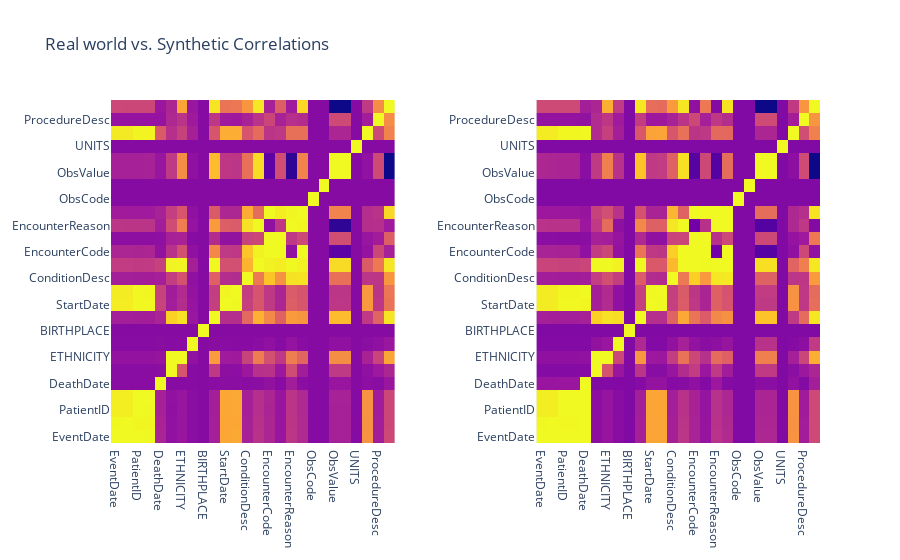

The cell this chart's notebook holds for it:
### Markdown cell above
## Plot correlations

Use the `_get_correlation_matrix` from `gretel-synthetics` to compare correlations between the real world and synthetic datasets.

### Code cell
import plotly.express as px
import plotly.graph_objects as go
from plotly.subplots import make_subplots

from gretel_synthetics.utils.header_clusters import _get_correlation_matrix


def plot_correlations(real_df: pd.DataFrame, synthetic_df: pd.DataFrame):
    s_corr = _get_correlation_matrix(real_df)
    r_corr = _get_correlation_matrix(synthetic_df)

    fig = make_subplots(rows=1, cols=2, horizontal_spacing=0.2)
    fig.update_layout(title_text="Real world vs. Synthetic Correlations")
    trace1 = go.Heatmap(z=r_corr, y=r_corr.index, x=r_corr.columns)
    trace2 = go.Heatmap(z=s_corr, y=s_corr.index, x=s_corr.columns)
    fig.add_trace(trace1, row=1, col=1)
    fig.add_trace(trace2, row=1, col=2)
    fig.update_traces(showscale=False)
    fig.show()

plot_correlations(DF, synthetic)

### Figure 1 — Plotly figure (JSON) as saved in the notebook; plotly's stock layout.template omitted (floating-point values rounded to 4 significant figures; data arrays with more than 128 entries replaced by an {"elided": "..."} marker saying what was removed)
{"data": [{"showscale": false, "type": "heatmap", "x": ["EventDate", "DATE", "PatientID", "BirthDate", "DeathDate", "RACE", "ETHNICITY", "GENDER", "BIRTHPLACE", "ADDRESS", "StartDate", "EndDate", "ConditionDesc", "EncounterID", "EncounterCode", "EncounterDesc", "EncounterReason", "EncounterReasonDesc", "ObsCode", "ObsDesc", "ObsValue", "ObsValueFloat", "UNITS", "ProcedureDate", "ProcedureDesc", "ProcedureReason"], "xaxis": "x", "y": ["EventDate", "DATE", "PatientID", "BirthDate", "DeathDate", "RACE", "ETHNICITY", "GENDER", "BIRTHPLACE", "ADDRESS", "StartDate", "EndDate", "ConditionDesc", "EncounterID", "EncounterCode", "EncounterDesc", "EncounterReason", "EncounterReasonDesc", "ObsCode", "ObsDesc", "ObsValue", "ObsValueFloat", "UNITS", "ProcedureDate", "ProcedureDesc", "ProcedureReason"], "yaxis": "y", "z": {"elided": "26x26 float values"}}, {"showscale": false, "type": "heatmap", "x": ["EventDate", "DATE", "PatientID", "BirthDate", "DeathDate", "RACE", "ETHNICITY", "GENDER", "BIRTHPLACE", "ADDRESS", "StartDate", "EndDate", "ConditionDesc", "EncounterID", "EncounterCode", "EncounterDesc", "EncounterReason", "EncounterReasonDesc", "ObsCode", "ObsDesc", "ObsValue", "ObsValueFloat", "UNITS", "ProcedureDate", "ProcedureDesc", "ProcedureReason"], "xaxis": "x2", "y": ["EventDate", "DATE", "PatientID", "BirthDate", "DeathDate", "RACE", "ETHNICITY", "GENDER", "BIRTHPLACE", "ADDRESS", "StartDate", "EndDate", "ConditionDesc", "EncounterID", "EncounterCode", "EncounterDesc", "EncounterReason", "EncounterReasonDesc", "ObsCode", "ObsDesc", "ObsValue", "ObsValueFloat", "UNITS", "ProcedureDate", "ProcedureDesc", "ProcedureReason"], "yaxis": "y2", "z": {"elided": "26x26 float values"}}], "layout": {"title": {"text": "Real world vs. Synthetic Correlations"}, "xaxis": {"anchor": "y", "domain": [0, 0.4]}, "xaxis2": {"anchor": "y2", "domain": [0.6, 1]}, "yaxis": {"anchor": "x", "domain": [0, 1]}, "yaxis2": {"anchor": "x2", "domain": [0, 1]}}}
